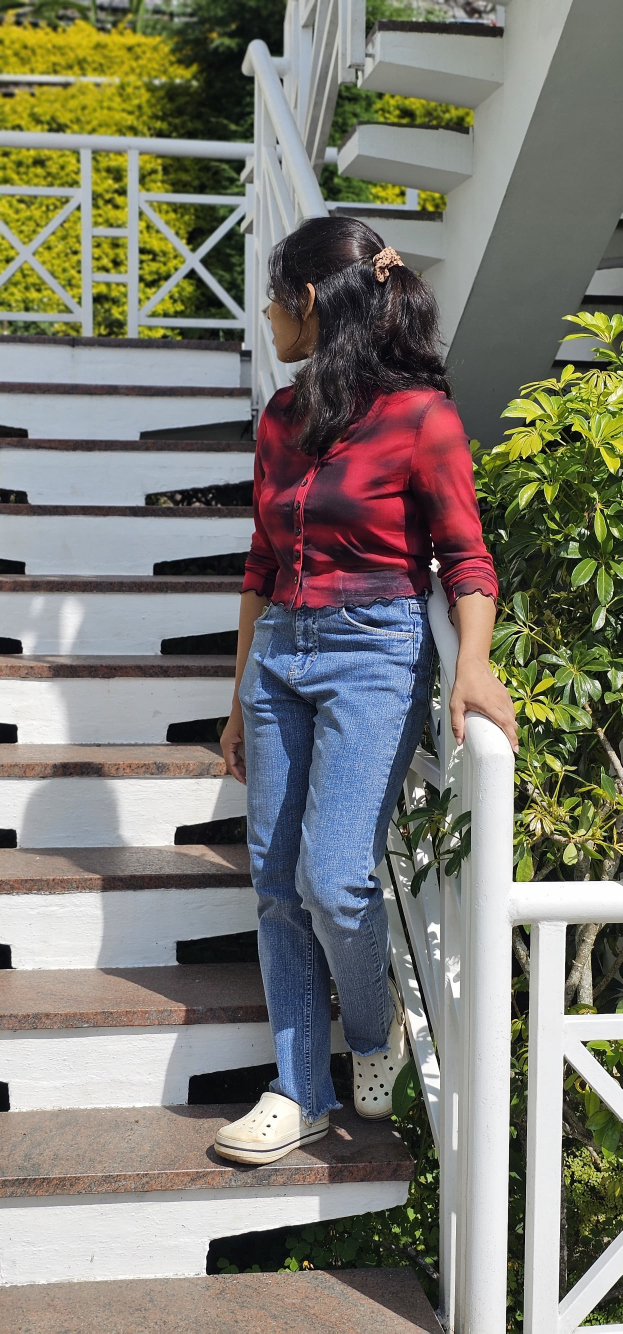
#> input picture uploads/1216d16e-5fb3-44f8-9f1e-df1f71acd227_IMG-20250407-WA0113 (1).jpg, 1868 x 4000 px (shown at 1/3 size)
$ python -i app.py   (imports and definitions only)
#> lines starting #> are read from the running program, lines starting #| are printed output that depends on the picture; after the words box and inside, x2 and y2 are one past the last pixel; in counts of white or black regions, pixels touching at a corner belong together
from flask import Flask, render_template, request, send_file
import cv2
import os
import uuid

from flask import Flask, render_template, request, send_file, session
from flask import redirect, url_for

# [1 line not run here, left out]
UPLOAD_FOLDER = 'uploads'
# [1 line that did not run here, left out]


# Secret key required to use sessions
# [1 line that did not run here, left out]

def cartoonify(image_path):
    img = cv2.imread(image_path)
#> img is the input picture: shape (4000, 1868, 3); mean B, G, R 114.5, 123.3, 125.3
    gray = cv2.cvtColor(img, cv2.COLOR_BGR2GRAY)
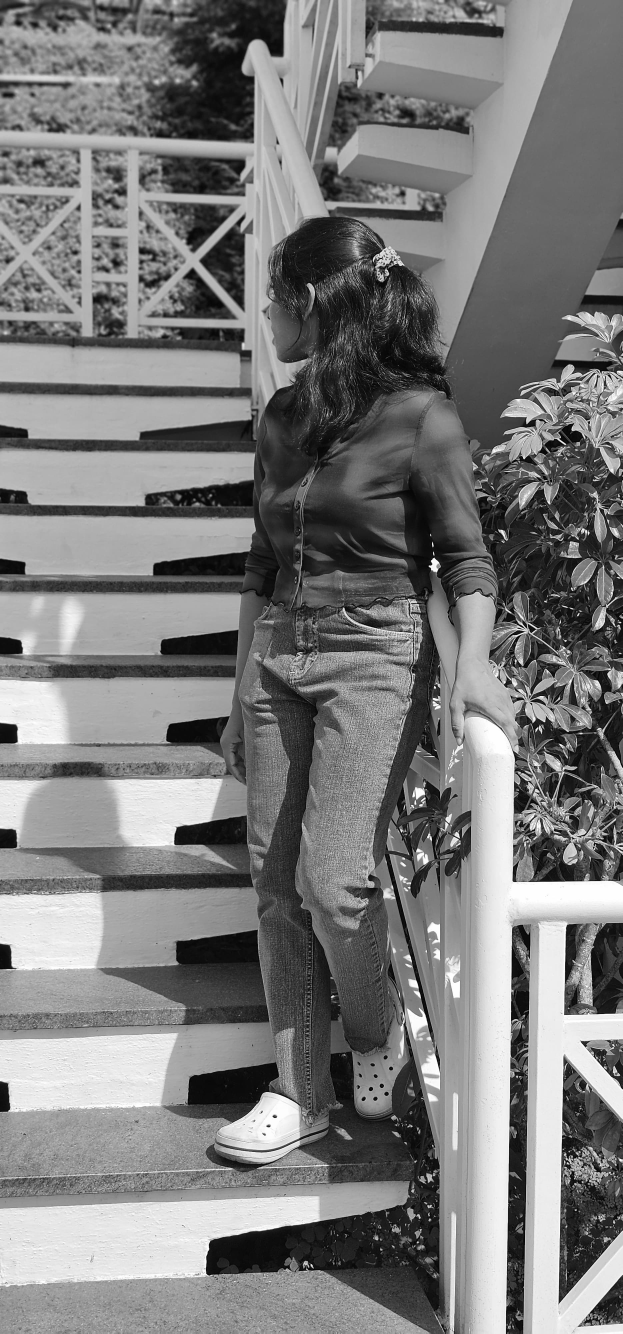
#> gray: shape (4000, 1868) (shown at 1/3 size); min 0, max 255, mean 122.9
    gray_blur = cv2.medianBlur(gray, 5)
    edges = cv2.adaptiveThreshold(gray_blur, 255,
                                  cv2.ADAPTIVE_THRESH_MEAN_C,
                                  cv2.THRESH_BINARY, 9, 9)
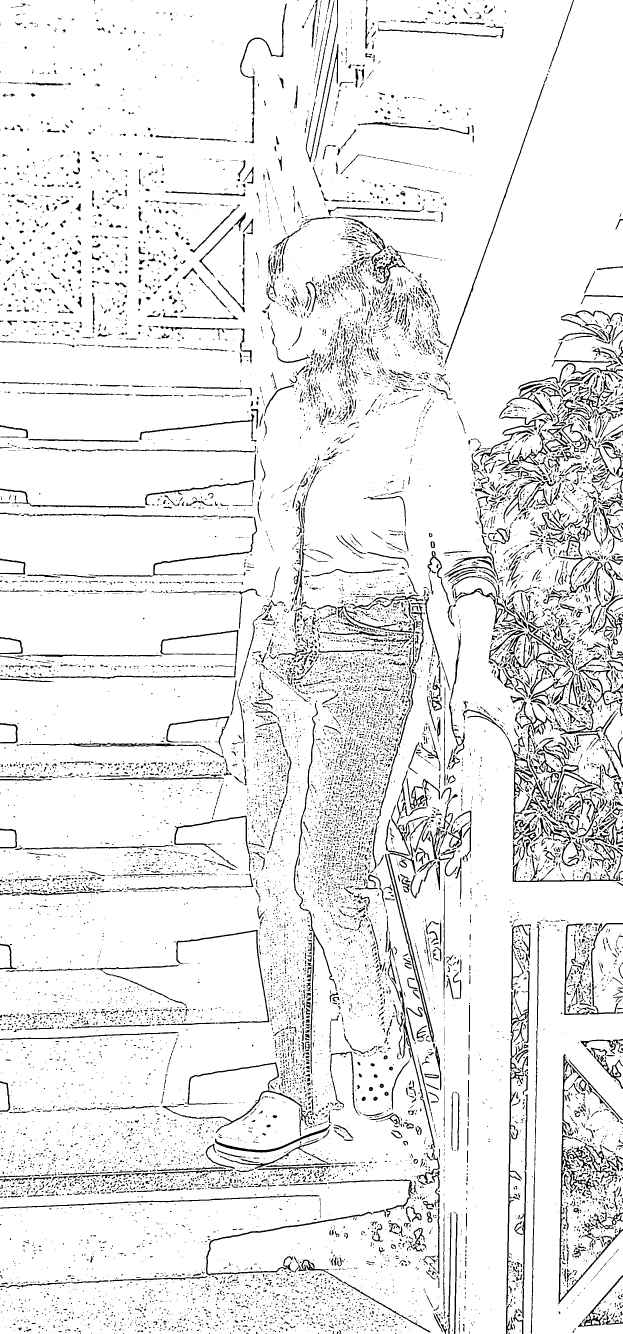
#> edges: shape (4000, 1868) (shown at 1/3 size); 91.6% white; 16590 black regions (12259 under 20 px), largest, box (x1, y1, x2, y2) and area: (1675, 3405, 1868, 3913) 6099, (1519, 2975, 1585, 3916) 5714, (1155, 2558, 1302, 3128) 4900
    color = cv2.bilateralFilter(img, 9, 250, 250)
    cartoon = cv2.bitwise_and(color, color, mask=edges)
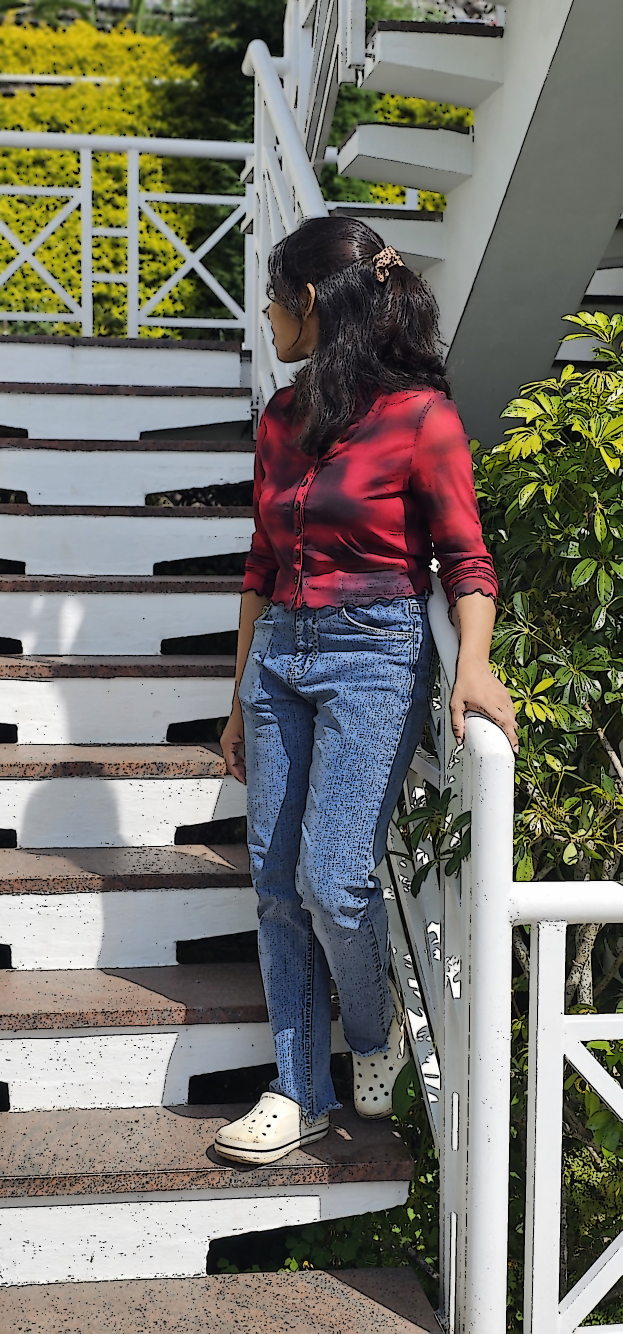
#> cartoon: shape (4000, 1868, 3) (shown at 1/3 size); mean B, G, R 108.4, 116.4, 118.4

    output_path = os.path.join('static', 'cartoon.png')
    cv2.imwrite(output_path, cartoon)
    return output_path

# [66 lines left out: functions grayscale, pencil_sketch, digital_art, index, download, not called in this run]

# [4 lines not run here, left out]

>>> result = cartoonify('uploads/1216d16e-5fb3-44f8-9f1e-df1f71acd227_IMG-20250407-WA0113 (1).jpg')

$ run again, on uploads/0d9daf36-4b8b-49b8-8c86-d1d66260abbd_lily-1-59887280850549f89738bb368942fa4c.jpg
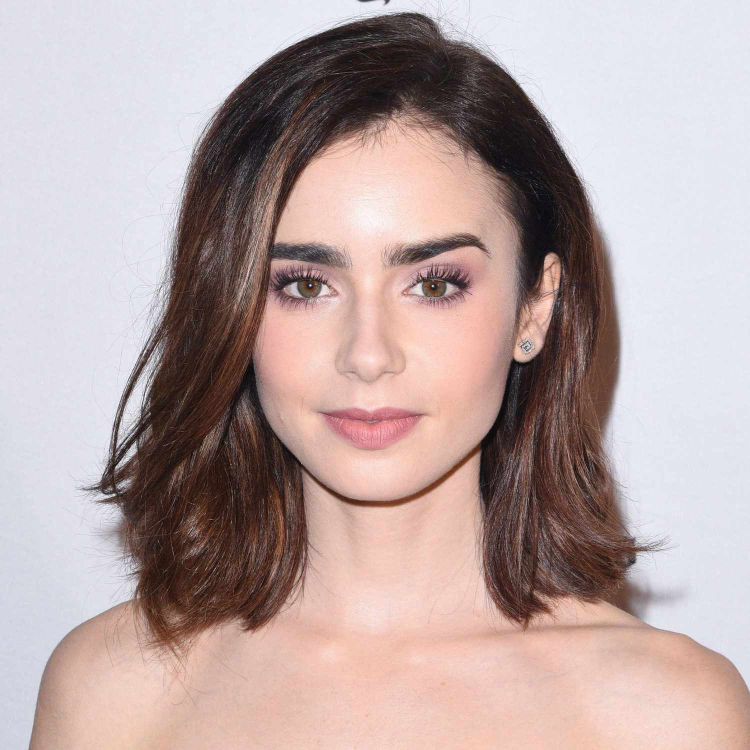
#> input picture uploads/0d9daf36-4b8b-49b8-8c86-d1d66260abbd_lily-1-59887280850549f89738bb368942fa4c.jpg, 1500 x 1500 px (shown at 1/2 size)
#> in cartoonify, img is the input picture: shape (1500, 1500, 3); mean B, G, R 164.7, 166.2, 185.2
#> in cartoonify, `edges = cv2.adaptiveThreshold(gray_blur, 255, cv2.ADAPTIVE_THRESH_MEAN..`:
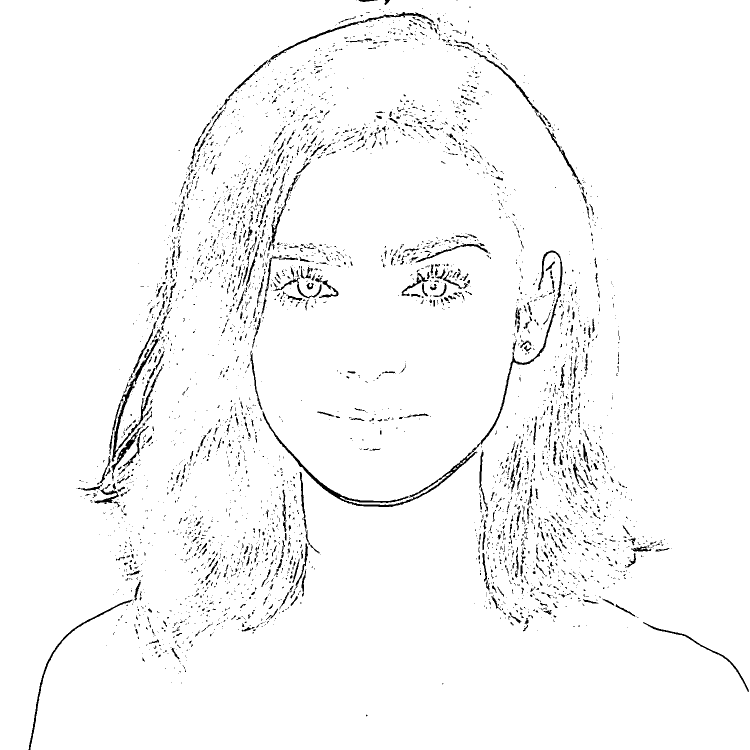
#> edges: shape (1500, 1500) (shown at 1/2 size); 97.1% white; 4287 black regions (3716 under 20 px), largest, box (x1, y1, x2, y2) and area: (525, 501, 1125, 1014) 5580, (218, 676, 317, 924) 1978, (536, 24, 868, 127) 1509
#> in cartoonify, `cartoon = cv2.bitwise_and(color, color, mask=edges)`:
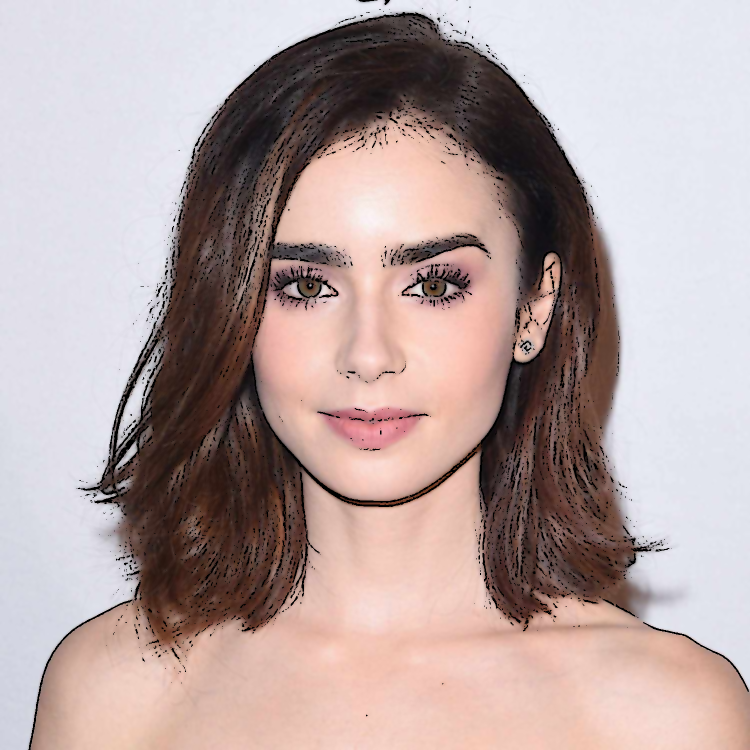
#> cartoon: shape (1500, 1500, 3) (shown at 1/2 size); mean B, G, R 162.4, 163.8, 182

$ run again, on uploads/18ba5bbb-5bdf-4fd4-84cf-1520ebf234ac_Mamitha_Baiju.jpg
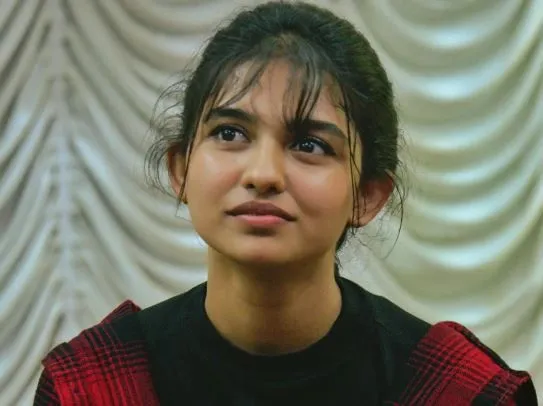
#> input picture uploads/18ba5bbb-5bdf-4fd4-84cf-1520ebf234ac_Mamitha_Baiju.jpg, 543 x 406 px
#> in cartoonify, img is the input picture: shape (406, 543, 3); mean B, G, R 100.5, 117.1, 118.4
#> in cartoonify, `edges = cv2.adaptiveThreshold(gray_blur, 255, cv2.ADAPTIVE_THRESH_MEAN..`:
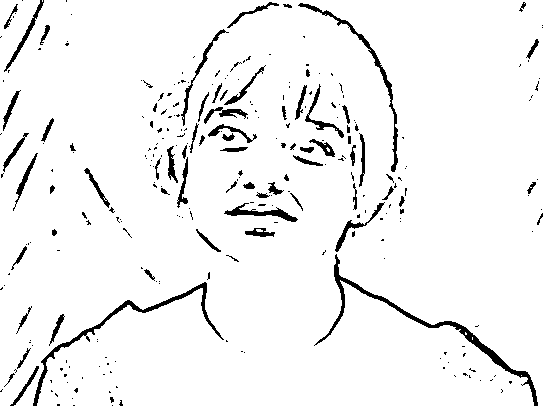
#> edges: shape (406, 543); 94.9% white; 281 black regions (208 under 20 px), largest, box (x1, y1, x2, y2) and area: (314, 254, 538, 406) 1564, (33, 282, 224, 406) 1142, (298, 3, 398, 172) 785
#> in cartoonify, `cartoon = cv2.bitwise_and(color, color, mask=edges)`:
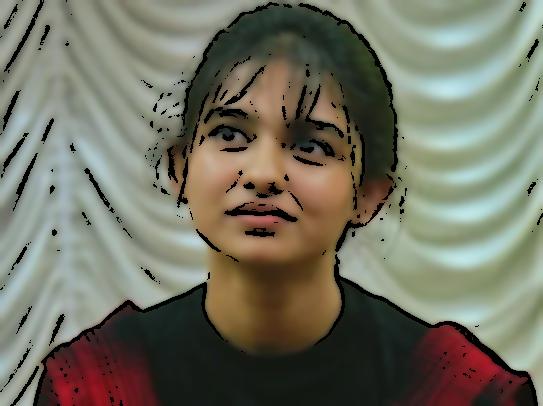
#> cartoon: shape (406, 543, 3); mean B, G, R 97.3, 113.1, 114
